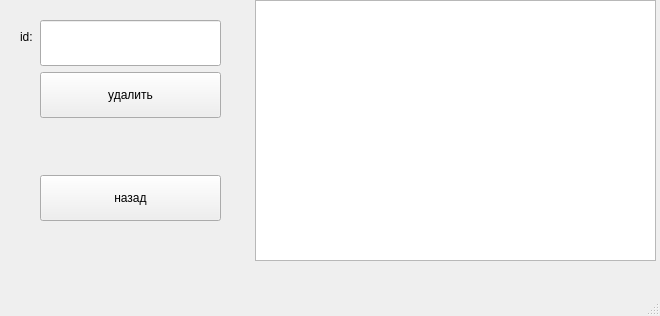
<?xml version="1.0" encoding="UTF-8"?>
<ui version="4.0">
 <class>MainWindow</class>
 <widget class="QMainWindow" name="MainWindow">
  <property name="geometry">
   <rect>
    <x>0</x>
    <y>0</y>
    <width>660</width>
    <height>316</height>
   </rect>
  </property>
  <property name="windowTitle">
   <string>MainWindow</string>
  </property>
  <widget class="QWidget" name="centralwidget">
   <widget class="QLabel" name="label">
    <property name="geometry">
     <rect>
      <x>20</x>
      <y>30</y>
      <width>47</width>
      <height>13</height>
     </rect>
    </property>
    <property name="text">
     <string>id:</string>
    </property>
   </widget>
   <widget class="QTableWidget" name="tableWidget">
    <property name="geometry">
     <rect>
      <x>255</x>
      <y>0</y>
      <width>401</width>
      <height>261</height>
     </rect>
    </property>
   </widget>
   <widget class="QWidget" name="verticalLayoutWidget">
    <property name="geometry">
     <rect>
      <x>40</x>
      <y>20</y>
      <width>181</width>
      <height>201</height>
     </rect>
    </property>
    <layout class="QVBoxLayout" name="verticalLayout">
     <item>
      <widget class="QLineEdit" name="line_text">
       <property name="sizePolicy">
        <sizepolicy hsizetype="Ignored" vsizetype="Ignored">
         <horstretch>0</horstretch>
         <verstretch>0</verstretch>
        </sizepolicy>
       </property>
      </widget>
     </item>
     <item>
      <widget class="QPushButton" name="delete_btn">
       <property name="sizePolicy">
        <sizepolicy hsizetype="Ignored" vsizetype="Ignored">
         <horstretch>0</horstretch>
         <verstretch>0</verstretch>
        </sizepolicy>
       </property>
       <property name="text">
        <string>удалить</string>
       </property>
      </widget>
     </item>
     <item>
      <widget class="QLabel" name="label_text">
       <property name="sizePolicy">
        <sizepolicy hsizetype="Ignored" vsizetype="Ignored">
         <horstretch>0</horstretch>
         <verstretch>0</verstretch>
        </sizepolicy>
       </property>
       <property name="text">
        <string/>
       </property>
      </widget>
     </item>
     <item>
      <widget class="QPushButton" name="back_btn">
       <property name="sizePolicy">
        <sizepolicy hsizetype="Ignored" vsizetype="Ignored">
         <horstretch>0</horstretch>
         <verstretch>0</verstretch>
        </sizepolicy>
       </property>
       <property name="text">
        <string>назад</string>
       </property>
      </widget>
     </item>
    </layout>
   </widget>
  </widget>
  <widget class="QMenuBar" name="menubar">
   <property name="geometry">
    <rect>
     <x>0</x>
     <y>0</y>
     <width>660</width>
     <height>21</height>
    </rect>
   </property>
  </widget>
  <widget class="QStatusBar" name="statusbar"/>
 </widget>
 <resources/>
 <connections/>
</ui>
